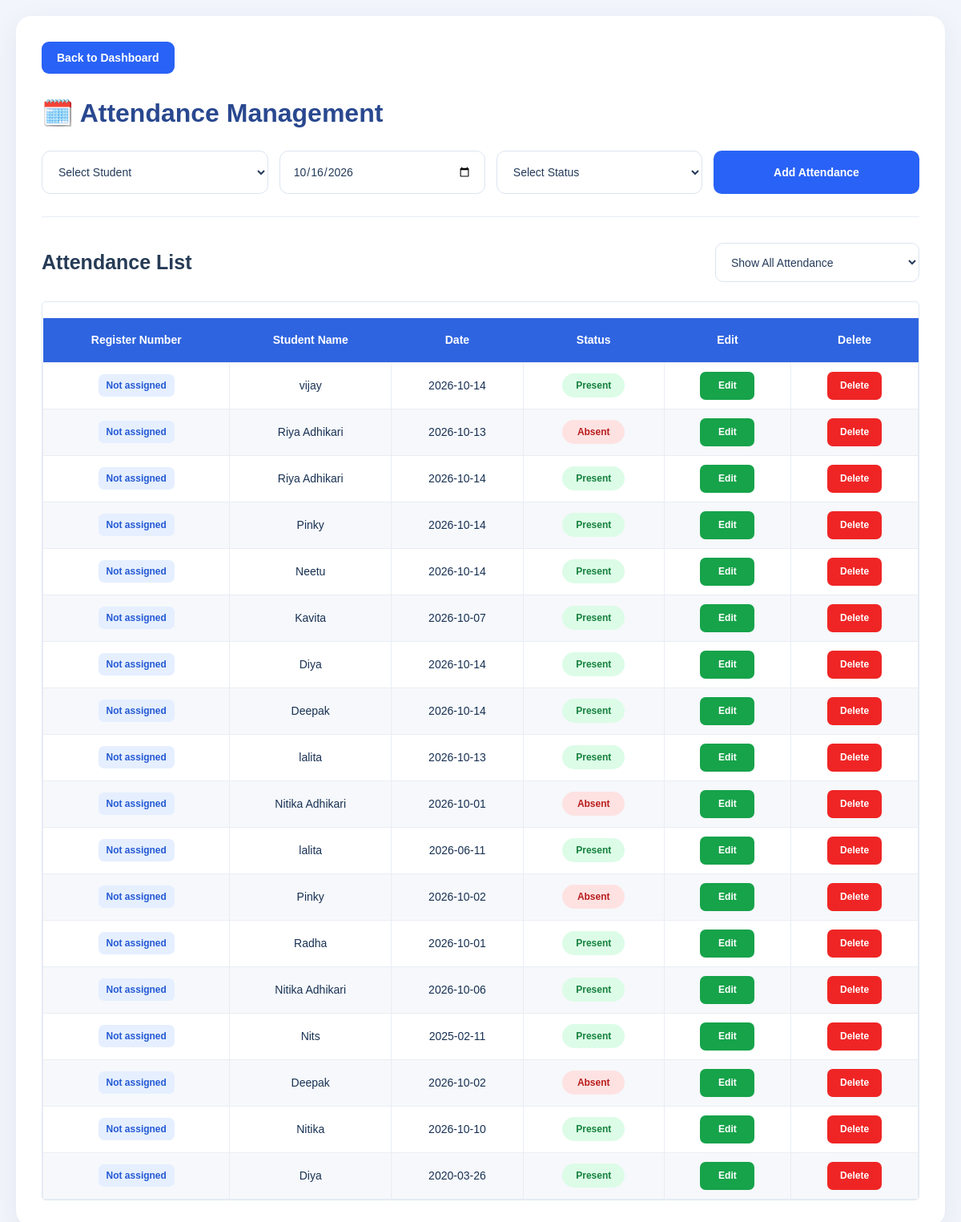
The app's page /attendance, older data.
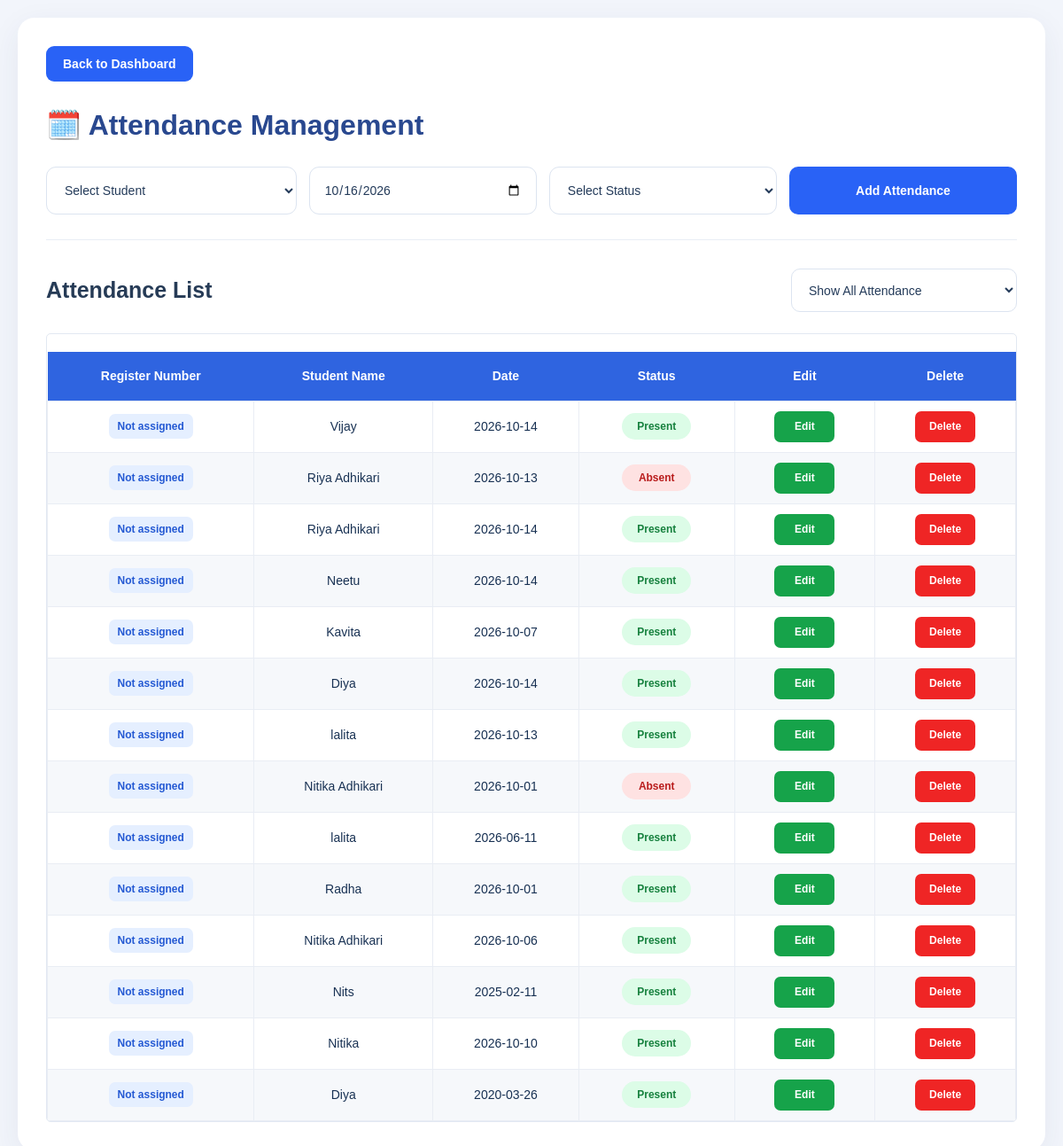
The same page, newer data.
### tables this page shows
CREATE TABLE attendance (
            id INTEGER PRIMARY KEY AUTOINCREMENT,
            student_name TEXT,
            date TEXT,
            status TEXT
        );

### app.py (the view, shortened to what this page needs)
@app.route("/attendance", methods=["GET", "POST"])
def attendance():
    conn = get_db()
    today = date.today().isoformat()
    students_data = conn.execute("""
        SELECT id, name, student_code, course_type
        FROM students
        ORDER BY name
    """).fetchall()
    attendance_data = conn.execute("""
        SELECT
            a.id,
            a.student_name,
            a.date,
            a.status,
            COALESCE(
                (
                    SELECT s.student_code
                    FROM students s
                    WHERE LOWER(TRIM(s.name)) =
                          LOWER(TRIM(a.student_name))
                    ORDER BY s.id DESC
                    LIMIT 1
                ),
                'Not assigned'
            ) AS student_code
        FROM attendance a
        ORDER BY a.id DESC
    """).fetchall()
    conn.close()
    return render_template(
        "attendance.html",
        students=students_data,
        attendance_data=attendance_data,
        today=today
    )

### app.py (called while the page is built)
def get_db():
    conn = sqlite3.connect(DB_PATH)
    conn.row_factory = sqlite3.Row
    return conn

### templates/attendance.html (shortened to what this page needs)
<!DOCTYPE html>
<html lang="en">
<head>
    <link rel="stylesheet"
          href="{{ url_for('static', filename='style.css') }}">
</head>
<body>
<div class="attendance-container">
    <a href="{{ url_for('dashboard') }}" class="back-btn">
        Back to Dashboard
    </a>
    <h1 class="page-title">🗓️ Attendance Management</h1>
    <form method="POST"
          action="{{ url_for('attendance') }}"
          class="attendance-form"
          id="attendanceForm">
        <select name="student_name" required>
            <option value="">Select Student</option>
        </select>
        <input type="date"
               name="date"
               id="attendanceDate"
               value="{{ today }}"
               max="{{ today }}"
               required>
        <select name="status" required>
            <option value="">Select Status</option>
        </select>
        <button type="submit" class="primary-btn">
            Add Attendance
        </button>
    </form>
    <hr class="section-divider">
    <div class="list-header">
        <h2 class="list-title">Attendance List</h2>
        <select id="attendanceFilter" class="filter-select">
            <option value="all">Show All Attendance</option>
        </select>
    </div>
    <div class="table-wrapper">
        <table class="attendance-table">
            <thead>
                <tr>
                    <th>Register Number</th>
                    <th>Student Name</th>
                    <th>Date</th>
                    <th>Status</th>
                    <th>Edit</th>
                    <th>Delete</th>
                </tr>
            </thead>
            <tbody id="attendanceTableBody">
                {% for record in attendance_data %}
                <tr data-status="{{ record['status'] }}">
                    <td>
                        <span class="register-number">
                            {{ record['student_code'] }}
                        </span>
                    </td>
                    <td>{{ record['student_name'] }}</td>
                    <td>{{ record['date'] }}</td>
                    <td>
                        {% if record['status'] == 'Present' %}
                            <span class="status status-present">Present</span>
                        {% else %}
                            <span class="status status-absent">Absent</span>
                        {% endif %}
                    </td>
                    <td>
                        <a href="{{ url_for('edit_attendance', id=record['id']) }}"
                           class="edit-btn">
                            Edit
                        </a>
                    </td>
                    <td>
                        <form method="POST"
                              action="{{ url_for('delete_attendance', id=record['id']) }}"
                              class="delete-form">
                            <button type="button"
                                    class="delete-btn open-delete-modal">
                                Delete
                            </button>
                        </form>
                    </td>
                </tr>
                {% else %}
                <tr>
                    <td colspan="6" class="empty-row">
                        No attendance records found.
                    </td>
                </tr>
                {% endfor %}
            </tbody>
        </table>
    </div>
</div>
</body>
</html>

Row changes from the older to the newer data that the page shows:
removed attendance: student_code "Not assigned", student_name "vijay", date "2026-10-14", status "Present"
removed attendance: student_code "Not assigned", student_name "Pinky", date "2026-10-14", status "Present"
removed attendance: student_code "Not assigned", student_name "Deepak", date "2026-10-14", status "Present"
removed attendance: student_code "Not assigned", student_name "Pinky", date "2026-10-02", status "Absent"
removed attendance: student_code "Not assigned", student_name "Deepak", date "2026-10-02", status "Absent"
added attendance: student_code "Not assigned", student_name "Vijay", date "2026-10-14", status "Present"
